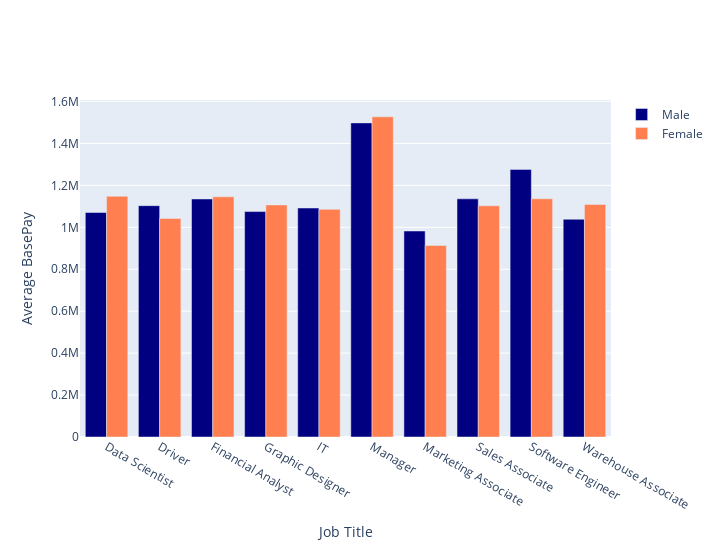

The notebook cell this image was saved under:
### Code cell
# Average BasePay of Males and Females by Job Title 
basepay_by_gender = round(df.pivot_table(index= 'JobTitle', columns='Gender', values = 'BasePay', aggfunc='mean', margins= False,) , ndigits=2)

# Define colors for each gender
colors = {'Male': 'navy', 'Female': 'coral'}

# Initialize a figure
fig = go.Figure()

# Add traces for each gender
for gender, color in colors.items():
    fig.add_trace(go.Bar(
        x=basepay_by_gender.index,
        y=basepay_by_gender[gender],
        name=gender,
        marker_color=color
    ))

# Update the layout
fig.update_layout(
    barmode='group',
    xaxis_title="Job Title",
    yaxis_title="Average BasePay",
    width=720,
    height=550
)

fig.show()

### Figure 1 — Plotly figure (JSON) as saved in the notebook; plotly's stock layout.template omitted (floating-point values rounded to 4 significant figures)
{"data": [{"marker": {"color": "navy"}, "name": "Male", "type": "bar", "x": ["Data Scientist", "Driver", "Financial Analyst", "Graphic Designer", "IT", "Manager", "Marketing Associate", "Sales Associate", "Software Engineer", "Warehouse Associate"], "y": [1071000.0, 1103432, 1135000.0, 1075000.0, 1092000.0, 1498000.0, 982600.0, 1136000.0, 1276000.0, 1039000.0]}, {"marker": {"color": "coral"}, "name": "Female", "type": "bar", "x": ["Data Scientist", "Driver", "Financial Analyst", "Graphic Designer", "IT", "Manager", "Marketing Associate", "Sales Associate", "Software Engineer", "Warehouse Associate"], "y": [1148000.0, 1042000.0, 1145000.0, 1107000.0, 1086000.0, 1527000.0, 913400.0, 1103000.0, 1136412, 1109000.0]}], "layout": {"barmode": "group", "height": 550, "width": 720, "xaxis": {"title": {"text": "Job Title"}}, "yaxis": {"title": {"text": "Average BasePay"}}}}
